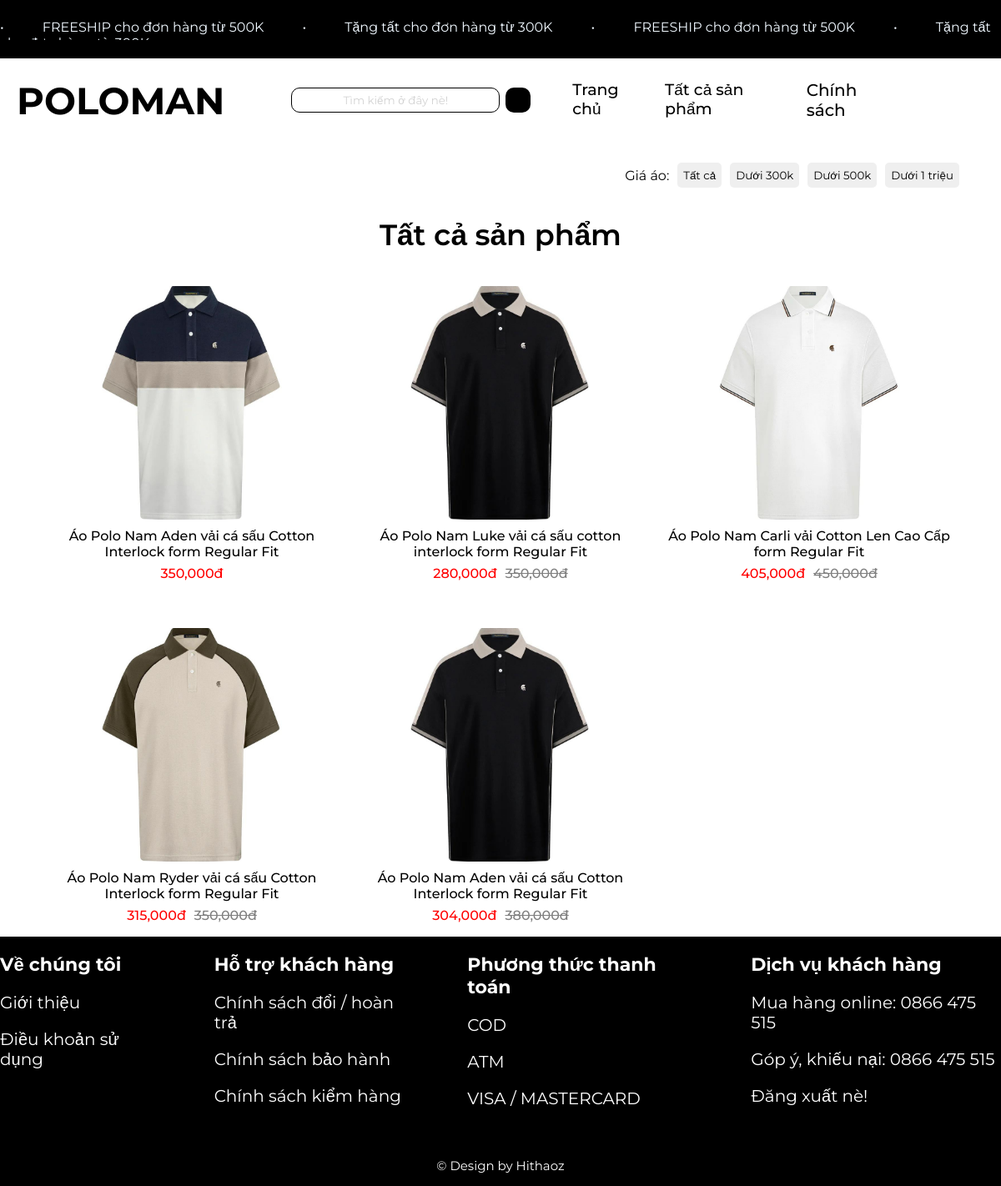
Page /tatcasanpham.php on the committed database.
### tables this page shows
CREATE TABLE `sanpham` (
  `masanpham` int(11) NOT NULL,
  `masale` int(11) NOT NULL,
  `tensanpham` varchar(255) NOT NULL,
  `thongtinsanpham` longtext NOT NULL,
  `hinhanh` text NOT NULL,
  `giagoc` int(11) NOT NULL,
  `trangthainoibat` varchar(50) DEFAULT NULL
);

CREATE TABLE `sale` (
  `masale` int(11) NOT NULL,
  `tensale` varchar(50) NOT NULL,
  `phantramsale` int(11) NOT NULL
);

### tatcasanpham.php (the view)
<?php
include("header.php");
include("ketnoi.php");
$sql = "SELECT sanpham.*, sale.phantramsale FROM sanpham LEFT JOIN sale ON sanpham.masale = sale.masale";
$result = mysqli_query($conn, $sql);
?>
<div class="phanloai">
    <label>Giá áo:</label>
    <button>Tất cả</button>
    <button>Dưới 300k</button>
    <button>Dưới 500k</button>
    <button>Dưới 1 triệu</button>
</div>
<div class="tcsp">
    <label>Tất cả sản phẩm</label>
</div>
<div class="content-spnb">
    <?php
    while ($row = mysqli_fetch_assoc($result)) {
        $giaGoc = $row['giagoc'];
        $phanTramSale = $row['phantramsale'];
        $hienThiGia = ($phanTramSale == 0) ? $giaGoc : $giaGoc - ($giaGoc * $phanTramSale / 100);
        ?>
        <div class="sp">
            <div>
                <img src="<?php echo $row['hinhanh']; ?>" width="270px" height="280px">
            </div>
            <div>
                <label style="text-align: center;">
                    <?php echo $row['tensanpham']; ?>
                </label>
            </div>
            <div class="gia">
                <label style="color: red;"><?php echo number_format($hienThiGia); ?>đ</label>
                <?php if ($phanTramSale != 0): ?>
                    <label style="text-decoration: line-through; color: gray"><?php echo number_format($giaGoc); ?>đ</label>
                <?php endif; ?>
            </div>
        </div>
        <?php
    }
    ?>
</div>
<?php
include("footer.php");
?>

### header.php (shortened to what this page needs)
<link rel="stylesheet" href="css.css">
<div class="divbig">
    <div class="top">
        <div class="marquee">
            <div>
                <span>&bull;&nbsp;&nbsp;&nbsp;&nbsp;&nbsp;&nbsp;&nbsp;&nbsp;&nbsp;&nbsp; FREESHIP cho đơn hàng từ 500K
                    &nbsp;&nbsp;&nbsp;&nbsp;&nbsp;&nbsp;&nbsp;&nbsp;&nbsp;&nbsp;&bull;&nbsp;&nbsp;&nbsp;&nbsp;&nbsp;&nbsp;&nbsp;&nbsp;&nbsp;&nbsp;
                    Tặng tất cho đơn hàng từ 300K
                    &nbsp;&nbsp;&nbsp;&nbsp;&nbsp;&nbsp;&nbsp;&nbsp;&nbsp;&nbsp;&bull;&nbsp;&nbsp;&nbsp;&nbsp;&nbsp;&nbsp;&nbsp;&nbsp;&nbsp;&nbsp;
                    FREESHIP cho đơn hàng từ 500K
                    &nbsp;&nbsp;&nbsp;&nbsp;&nbsp;&nbsp;&nbsp;&nbsp;&nbsp;&nbsp;&bull;&nbsp;&nbsp;&nbsp;&nbsp;&nbsp;&nbsp;&nbsp;&nbsp;&nbsp;&nbsp;
                    Tặng tất cho đơn hàng từ 300K
                    &nbsp;&nbsp;&nbsp;&nbsp;&nbsp;&nbsp;&nbsp;&nbsp;&nbsp;&nbsp;&nbsp;</span>
            </div>
        </div>
    </div>
    <div class="top-menu">
        <div class="logo">
            <a href="index.php"><label>POLOMAN</label></a>
        </div>
        <div class="search">
            <input style="color: lightgray; text-align:center;" type="text" name="search"
                value="Tìm kiếm ở đây nè!"></input>
            <button>
            </button>
        </div>
        <div class="trangchu">
            <a href="index.php">Trang chủ</a>
            <a href="tatcasanpham.php">Tất cả sản phẩm</a>
            <div class="dropdown">
                <label class="dropbtn">Chính sách</label>
            </div>
        </div>
    </div>

### footer.php (shortened to what this page needs)
<div class="bot">
        <div class="vect">
            <label style="font-weight: 700; margin-top: 20px; font-size:22px;">Về chúng tôi</label>
            <a class="vect" href="#">Giới thiệu</a>
            <a class="vect" href="#">Điều khoản sử dụng</a>
        </div>
        <div class="hotrokh">
            <label style="font-weight: 700; margin-top: 20px; font-size:22px;">Hỗ trợ khách hàng</label>
            <a class="vect" href="#">Chính sách đổi / hoàn trả</a>
            <a class="vect" href="#">Chính sách bảo hành</a>
            <a class="vect" href="chinhsachkiemhang.php">Chính sách kiểm hàng</a>
        </div>
        <div class="phuongthuctt">
            <label style="font-weight: 700; margin-top: 20px; font-size:22px;">Phương thức thanh toán</label>
            <a class="vect" >COD</a>
            <a class="vect" >ATM</a>
            <a class="vect" >VISA / MASTERCARD</a>
        </div>
        <div class="dichvukh">
            <label style="font-weight: 700; margin-top: 20px; font-size:22px;">Dịch vụ khách hàng</label>
            <a class="vect" href="#">Mua hàng online: 0866 475 515</a>
            <a class="vect" href="#">Góp ý, khiếu nại: 0866 475 515</a>
            <a class="vect" href="dangxuat.php">Đăng xuất nè!</a>
        </div>
    </div>
    <div class="htz">
        <label>&#169;&nbsp;Design by Hithaoz</label>
    </div>
</div>

### css.css (style rules this page uses)
* { margin: 0; padding: 0; box-sizing: border-box; font-family: 'Montserrat', sans-serif; }
.divbig { position: relative; }
.top { background-color: black; height: 70px; width: 100%; display: flex; align-items: center; position: sticky; z-index: 1000; top: 0; }
.marquee { height: 25px; width: 100%; overflow: hidden; position: relative; }
.marquee div { display: block; width: 200%; height: 30px; position: absolute; overflow: hidden; animation: marquee 15s linear infinite; }
.marquee span { float: left; width: 50%; color: aliceblue; }
.top-menu { display: flex; height: 100px; align-items: center; background-color: white; top: 0px; position: sticky; z-index: 100000; width: 100%; justify-content: center; }
.dropbtn { color: black; font-size: 16px; border: none; cursor: pointer; font-size: 20px; font-weight: 500; }
.dropdown { position: relative; display: inline-block; }
.logo a { font-weight: 700; font-size: 45px; margin-left: 20px; text-decoration: none; color: black; }
.search input { height: 30px; width: 250; border: 1px solid black; border-radius: 10px; }
.search button { background-color: black; height: 30px; width: 30px; color: white; border-radius: 10px; border: none; }
.search { display: flex; gap: 7px; margin-left: 80px; }
.trangchu { display: flex; gap: 20px; font-size: 19px; margin-left: 50px; }
.trangchu a { text-decoration: none; color: black; font-weight: 500; }
.sp { height: 380px; border-radius: 10px; display: flex; flex-direction: column; align-items: center; }
.sp img { display: block; border-radius: 10px; margin: 0 auto; margin: 10px 0px; }
.sp label { display: flex; font-size: 16px; font-weight: 500; }
.gia { display: flex; gap: 10px; justify-content: center; margin: 7px 0px; }
.content-spnb { display: grid; grid-template-columns: repeat(auto-fit, minmax(280px, 1fr)); gap: 30px; padding: 0px 60px; }
.tcsp { margin: 30px 0px; font-size: 35px; font-weight: 600; text-align: center; }
.tcsp { display: grid; grid-template-columns: repeat(auto-fit, minmax(280px, 1fr)); gap: 30px; padding: 0px 60px; }
.bot { background-color: black; height: 250px; width: 100%; display: flex; flex-direction: row; gap: 60px; justify-content: space-evenly; }
.vect, .hotrokh, .phuongthuctt, .dichvukh { color: white; text-decoration: none; font-size: 20px; display: flex; flex-direction: column; gap: 20px; }
.htz { background-color: black; width: 100%; color: white; font-size: 15px; font-weight: 400; text-align: center; padding: 15px 0px; }
.phanloai { display: flex; justify-content: flex-end; height: 40px; align-items: center; padding-right: 50px; gap: 10px; margin: 20px 0px; }
.phanloai button { padding: 7px 7px; border-radius: 5px; border: none; }

### rows in the picture
sanpham: hinhanh (picture), tensanpham "Áo Polo Nam Aden vải cá sấu Cotton Interlock form Regular Fit", hienThiGia "350,000"
sanpham: hinhanh (picture), tensanpham "Áo Polo Nam Luke vải cá sấu cotton interlock form Regular Fit", hienThiGia "280,000", giagoc "350,000"
sanpham: hinhanh (picture), tensanpham "Áo Polo Nam Carli vải Cotton Len Cao Cấp form Regular Fit", hienThiGia "405,000", giagoc "450,000"
sanpham: hinhanh (picture), tensanpham "Áo Polo Nam Ryder vải cá sấu Cotton Interlock form Regular Fit", hienThiGia "315,000", giagoc "350,000"
sanpham: hinhanh (picture), tensanpham "Áo Polo Nam Aden vải cá sấu Cotton Interlock form Regular Fit", hienThiGia "304,000", giagoc "380,000"
